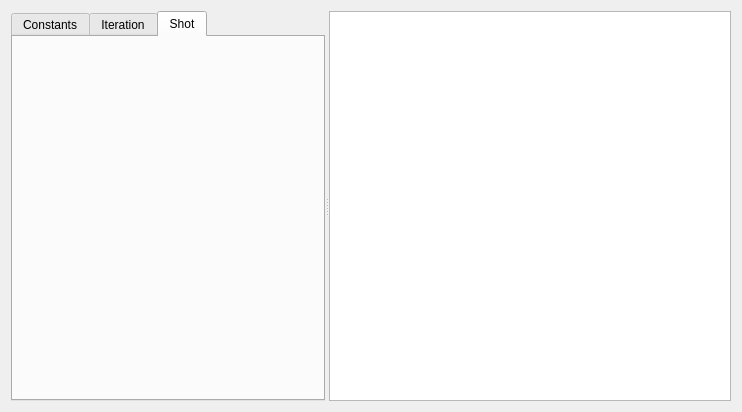
<?xml version="1.0" encoding="UTF-8"?>
<ui version="4.0">
 <class>SequenceWidget</class>
 <widget class="QWidget" name="SequenceWidget">
  <property name="geometry">
   <rect>
    <x>0</x>
    <y>0</y>
    <width>742</width>
    <height>412</height>
   </rect>
  </property>
  <property name="windowTitle">
   <string>Form</string>
  </property>
  <layout class="QVBoxLayout" name="verticalLayout">
   <item>
    <widget class="QSplitter" name="splitter">
     <property name="orientation">
      <enum>Qt::Orientation::Horizontal</enum>
     </property>
     <widget class="QTabWidget" name="tabWidget">
      <property name="tabPosition">
       <enum>QTabWidget::TabPosition::North</enum>
      </property>
      <property name="currentIndex">
       <number>2</number>
      </property>
      <widget class="QWidget" name="Constants">
       <attribute name="title">
        <string>Constants</string>
       </attribute>
      </widget>
      <widget class="QWidget" name="iteration_tab">
       <attribute name="title">
        <string>Iteration</string>
       </attribute>
      </widget>
      <widget class="QWidget" name="Timelanes">
       <attribute name="title">
        <string>Shot</string>
       </attribute>
      </widget>
     </widget>
     <widget class="QUndoView" name="undoView"/>
    </widget>
   </item>
  </layout>
 </widget>
 <resources/>
 <connections/>
</ui>
